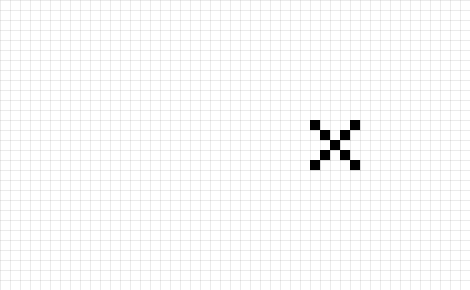
Frame 1 (no input)
Frame 60 (the mouse pressed at the canvas centre just before this capture): identical to frame 1, image omitted
Frame 120 (the mouse held since frame 60 and released just before this capture): identical to frame 1, image omitted

The Processing sketch that drew this single still picture (run headless with seeded random() and noise(); from frame 60 on, the mouse is pressed at the canvas centre):

// Processing sketch: cross
// ── cross.pde
int HEIGHT = 29;
int WIDTH = 47;
int SIZE = 10;
int map[][] = new int[WIDTH][HEIGHT];
int time = 0;
int status = 0;
boolean isDrawable = false;
void setup() {
  size(470, 290);
  // circle
/*
  map[11][10] = 1;
  map[12][10] = 1;
  map[13][10] = 1;
  map[14][10] = 1;
  map[15][10] = 1;
  map[10][11] = 1;
  map[16][11] = 1;
  map[9][12] = 1;
  map[9][13] = 1;
  map[9][14] = 1;
  map[9][15] = 1;
  map[9][16] = 1;
  map[17][12] = 1;
  map[17][13] = 1;
  map[17][14] = 1;
  map[17][15] = 1;
  map[17][16] = 1;
  map[10][17] = 1;
  map[16][17] = 1;
  map[11][18] = 1;
  map[12][18] = 1;
  map[13][18] = 1;
  map[14][18] = 1;
  map[15][18] = 1;
*/
  //cross

  map[31][12] = 1;
  map[32][13] = 1;
  map[33][14] = 1;
  map[34][15] = 1;
  map[35][16] = 1;
  map[35][12] = 1;
  map[34][13] = 1;
  map[32][15] = 1;
  map[31][16] = 1;
}

void draw() {
  background(255);
  if(isDrawable){
    if(mousePressed){
      int x = mouseX / SIZE;
      int y = mouseY / SIZE;
      if(x >= 0 && x < WIDTH && y >= 0 && y < HEIGHT){
        int value = 1;
        if(mouseButton == RIGHT){
          value = 0;
        }
        map[x][y] = value;
      }
    }
  }
  if(status == 1){
    time += 1;
    if(time > 10){
      step();
      time = 0;
    }
  }
  drawGridLines();
  for (int y=0; y<HEIGHT; y++) {
    for (int x=0; x<WIDTH; x++) {
      if (isAlive(x, y)) {
        drawLife(x, y);
      }
    }
  }
}

void keyPressed(){
  if(status == 0){
    status = 1; 
  }else if(status == 1){
    status = 0;
  }
}
void mousePressed(){
      int x = mouseX / SIZE;
      int y = mouseY / SIZE;
      if(x >= 0 && x < WIDTH && y >= 0 && y < HEIGHT){
        int value = 1;
        if(mouseButton == RIGHT){
          value = 0;
        }
        clickGrid(x, y);
      }
}

void step(){
  int[][] _map = new int[WIDTH][HEIGHT];
  for (int y=0; y<HEIGHT; y++) {
    for (int x=0; x<WIDTH; x++) {
      _map[x][y] = map[x][y];
    }
  }

  for (int y=0; y<HEIGHT; y++) {
    for (int x=0; x<WIDTH; x++) {

      int count = getCountLife(x, y);
      if(isAlive(x, y)){
        if(count < 2){
           _map[x][y] = 0;
        }
        if(count > 3){
          _map[x][y] = 0;
        }
      }else{
        if(count == 3){
          _map[x][y] = 1;
        }
      }
    }
  }
  for (int y=0; y<HEIGHT; y++) {
    for (int x=0; x<WIDTH; x++) {
      map[x][y] = _map[x][y];
    }
  }
}
int getCountLife(int x, int y) {
  int count = 0;
  for (int _y=-1; _y<=1; _y++) {
    for (int _x = -1; _x<=1; _x++) {
      if (_x == 0 && _y == 0) {
        continue;
      }
      if (isAlive(x + _x, y + _y)) {
        count += 1;
      }
    }
  }
  return count;
}
boolean isAlive(int x, int y) {
  if (x >= WIDTH || x < 0 || y >= HEIGHT || y < 0) {
    return false;
  }
  if (map[x][y] == 1) {
    return true;
  }
  return false;
}
void drawLife(int x, int y) {
  fill(0);
  rect(x * SIZE, y * SIZE, SIZE, SIZE);
}
void drawGridLines() {
  stroke(0, 20);
  for (int x = 0; x<width; x+=SIZE) {
    line(x, 0, x, width);
  }
  for (int y=0; y<height; y+= SIZE) {
    line(0, y, width, y);
  }
}
void clickGrid(int yoko, int tate){
  // Prgraming Start!
}
